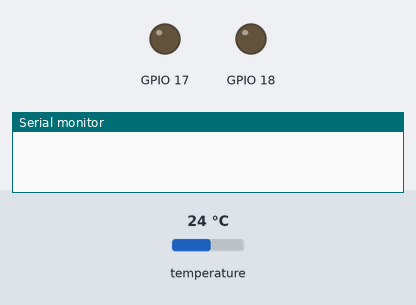
A program run on a simulated ESP32. Shown: output pins drawn as LEDs (lit = HIGH), the last lines printed to the serial monitor. The inputs (shaded band) are chosen by the test bench; at power-on: temperature 24 °C. WiFi joins after 1.5 s; servers stay silent unless stated; network time is answered at once with the bench clock; the local clock reads 2024-03-15 10:24:30 at power-on unless the program sets it; no MQTT or app messages arrive unless stated. At 10.1 s the program puts the board to deep sleep or switches it off; the recording ends there.

Above: at 0.1 s.
At 0.6 s:
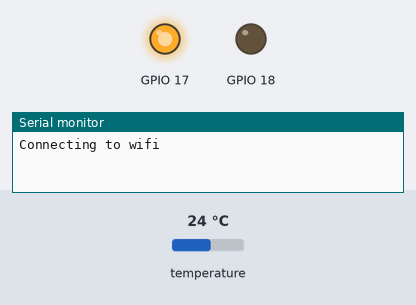
At 7.7 s:
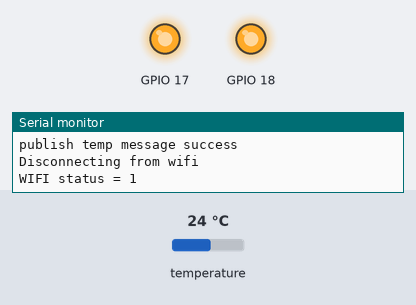
At 9.7 s:
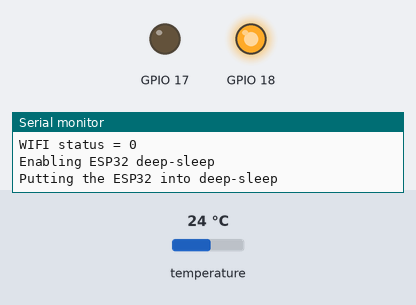
Timing chart, 0 to 10.1 s (numbered marks = the images above):
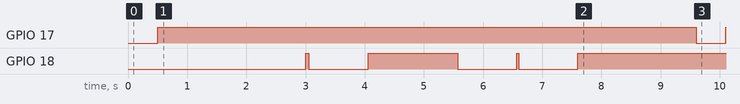

Measured:
- by itself, GPIO 17: LOW → HIGH at 0.50 s, → LOW 9.1 s later, → HIGH 0.50 s later
- by itself, GPIO 18: goes HIGH 0.05 s, LOW 1.0 s, HIGH 1.5 s, LOW 1.0 s, HIGH 0.03 s, LOW 1.0 s, then HIGH

The program:

main.cpp
```cpp
#include <Arduino.h>
#include "WiFi.h"
#include <PubSubClient.h>

#define RLED 16
#define GLED 17
#define BLED 18

// setup dallas dS18b20 tempeature probe
#include <OneWire.h>
#include <DallasTemperature.h>
const int oneWireBus = 4; // gpio port
OneWire oneWire(oneWireBus);
DallasTemperature sensors(&oneWire);

// Needed for to get NTP time
#include <NTPClient.h>
#include <WiFiUdp.h>

// Watchdog timer
const int wdtTimeout = 3000; //time in ms to trigger the watchdog
hw_timer_t *timer = NULL;

// RTC SRAM is preserved in deep-sleep
RTC_DATA_ATTR int prevTemp = 0;

// Duration of ESP32 to stay in deep-sleep
#define MICROSECOND 1000000
#define MINUTE 60
#define SLEEP_DURATION 30 * MINUTE *MICROSECOND
//#define SLEEP_DURATION 10 * MICROSECOND

// WiFi credentials. put on separate vlan
const char *WIFI_SSID = "iot-gadgets";
const char *WIFI_PASS = "!QAZ2wsx";

/* create an instance of PubSubClient client */
WiFiClient espClient;
PubSubClient client(espClient);
const char *mqtt_server = "srosti.hopto.org";
#define EXTERNAL_TEMP_TOPIC "cabin/hottub/external-temp"
#define INTERNAL_TEMP_TOPIC "cabin/hottub/internal-temp"
#define TIME_TOPIC "cabin/hottub/time"
#define DEBUG_TOPIC "cabin/hottub/debug"

#ifdef __cplusplus
extern "C"
{
#endif
  uint8_t temprature_sens_read();
#ifdef __cplusplus
}
#endif

void blinkLED(int ledPin)
{
  pinMode(ledPin, OUTPUT);
  digitalWrite(ledPin, LOW);
  delay(500);
  digitalWrite(ledPin, HIGH);
}

void disconnect_wifi()
{
  Serial.print("WIFI status = ");
  Serial.println(WiFi.getMode());
  WiFi.disconnect();
  delay(1000);
  WiFi.mode(WIFI_OFF);
  delay(1000);
  Serial.print("WIFI status = ");
  Serial.println(WiFi.getMode());
}

bool connect_wifi()
{

  int retries = 5;

  while (WiFi.status() != WL_CONNECTED and retries > 0)
  {
    // Connect to WPA/WPA2 network:
    Serial.println("Connecting to wifi");
    WiFi.begin(WIFI_SSID, WIFI_PASS);

    // It takes a few seconds to negotiate/connect to wifi
    // wait to check the status.
    delay(2000);

    Serial.print(WIFI_SSID);
    switch (WiFi.status())
    {
    case WL_CONNECTED:
      Serial.println(" - connnected");
      blinkLED(BLED);
      return true;
    case WL_IDLE_STATUS:
      Serial.println(" - wifi is changing status - not idle");
      break;
    case WL_NO_SSID_AVAIL:
      Serial.println(" - ssid was not found");
      break;
    case WL_CONNECT_FAILED:
      Serial.println(" - connect failed - invalid credentials");
      break;
    case WL_DISCONNECTED:
      Serial.println(" - disconnnected");
      break;
    case WL_CONNECTION_LOST:
      Serial.println(" - connection lost");
      break;
    case WL_NO_SHIELD:
      Serial.println(" - no shield - shouldn't happen on esp32");
      break;
    case WL_SCAN_COMPLETED:
      Serial.println(" - scan completed - shouldn't happen in client mode");
      break;
    }
    retries--;
    blinkLED(RLED);
  }
  Serial.print("Could not connect to wifi");
  return false;
}

void mqttconnect(const char topic[])
{
  int retries = 5;

  /* Loop until reconnected */
  while (!client.connected() and retries > 0)
  {
    Serial.print("MQTT connecting ...");
    String clientId = "ESP32Client";
    if (client.connect(clientId.c_str()))
    {
      Serial.println("connected");
      blinkLED(BLED);
    }
    else
    {
      Serial.print("mqttconnnect() failed: status code=");
      Serial.print(client.state());
      client.disconnect();
      blinkLED(RLED);
    }
    retries--;
  }
}

void publish(const char topic[], const char msg[])
{

  /* if client was disconnected then try to reconnect again */
  if (!client.connected())
  {
    Serial.println("mqtt client was not connected - try again");
    mqttconnect(topic);
  }
  else
  {
    Serial.println("mqtt client client connected");
    blinkLED(BLED);
  }

  Serial.println("publishing msg to topic");
  if (client.publish(topic, msg, true))
  {
    Serial.println("publish temp message success");
    blinkLED(BLED);
  }
}

void get_internal_temp(char internal_temp[])
{
  // esp32 internal temp varies from part to part - calibrate it here
  int adjusted_temp = temprature_sens_read() - 23;
  snprintf(internal_temp, 20, "%d", adjusted_temp);
}

void get_external_temp(char external_temp[])
{

  // get the current temperature reading
  sensors.requestTemperaturesByIndex(0);
  sensors.requestTemperatures();
  snprintf(external_temp, 20, "%.0f", sensors.getTempFByIndex(0));
}

void get_time(char time[])
{
  WiFiUDP ntpUDP;
  NTPClient timeClient(ntpUDP);
  int hours, minutes;
  int retries = 5;
  char meridieum[3] = "AM";

  timeClient.begin();
  while (!timeClient.update() and retries > 0)
  {
    timeClient.forceUpdate();
    retries--;
  }
  // Daylight savings GMT offset for Mountain Time Zone (-7*3600)
  timeClient.setTimeOffset(-25200);

  hours = timeClient.getHours();
  minutes = timeClient.getMinutes();
  if (hours >= 12)
  {
    snprintf(meridieum, 3, "%s", "PM");
    hours = hours % 12;
    if (hours == 0)
    {
      hours = 12;
    }
  }
  snprintf(time, 16, "%d:%02d %s", hours, minutes, meridieum);
}

void setup()
{
  char msg[20];

  blinkLED(GLED);

  Serial.begin(115200);
  // watchdog timer
  //  timer = timerBegin(0, 80, true);                  //timer 0, div 80
  //  timerAttachInterrupt(timer, &resetModule, true);  //attach callback
  //  timerAlarmWrite(timer, wdtTimeout * 10000, false); //set time in us
  //  timerAlarmEnable(timer);                          //enable interrupt

  if (connect_wifi())
  {

    client.setServer(mqtt_server, 1883);

    get_internal_temp(msg);
    Serial.print("publishing internal temp: ");
    Serial.println(msg);
    publish(INTERNAL_TEMP_TOPIC, msg);

    get_external_temp(msg);
    Serial.print("publishing external temp: ");
    Serial.println(msg);
    publish(EXTERNAL_TEMP_TOPIC, msg);

    get_time(msg);
    Serial.print("publishing time:");
    Serial.println(msg);
    publish(TIME_TOPIC, msg);
  }

  Serial.println("Disconnecting from wifi");
  disconnect_wifi();

  Serial.println("Enabling ESP32 deep-sleep");
  esp_sleep_enable_timer_wakeup(SLEEP_DURATION);

  Serial.println("Putting the ESP32 into deep-sleep");
  Serial.flush();
  blinkLED(GLED);
  esp_deep_sleep_start();
}

void loop() {}
```
